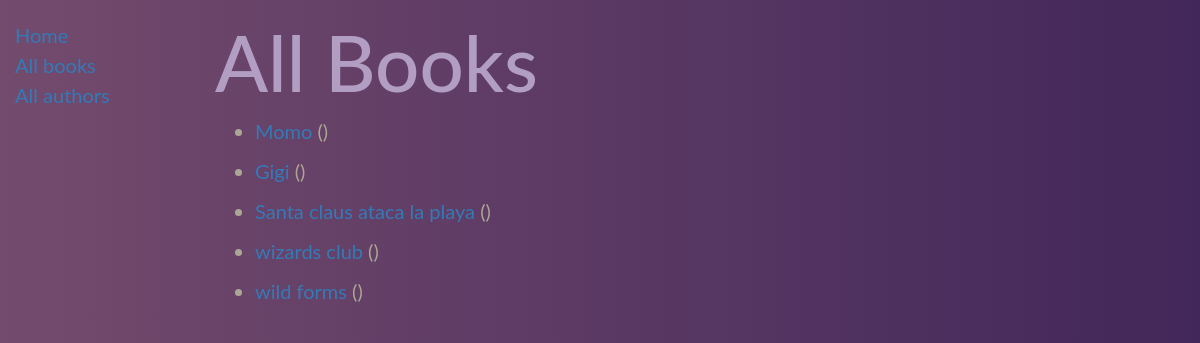
The page /catalog/book/all on the database its author committed.
### catalog/models/book.py (models this page shows, shortened)
class Book(models.Model):
    title = models.CharField(max_length=200)
    author_book = models.ForeignKey('Author', on_delete=models.SET_NULL, null=True, blank= False)
    summary = models.TextField(max_length=1000, help_text="Ingrese una breve descripción del libro")
    isbn = models.CharField('ISBN',max_length=13, help_text='13 Caracteres <a href="https://www.isbn-international.org/content/what-isbn">ISBN number</a>')
    genre = models.ManyToManyField(Genre, help_text="Seleccione un genero para este libro")
    def get_absolute_url(self):
        return reverse('book_detail', args=[str(self.id)])
    def display_genre(self):
        return ', '.join([ genre.name for genre in self.genre.all()[:3] ])
    display_genre.short_description = 'Genre'

### catalog/views/book.py (the view)
class Book_allListView(generic.ListView):
    model = Book
    paginate_by = 5
    context_object_name = 'all_book'   # your own name for the list as a template variable
    template_name = 'book/all_book.html'  # Specify your own template name/locati

### catalog/templates/book/all_book.html
{% extends "base_generic_list.html" %}
{% block content %}
  <h1>All Books</h1>
  {% if all_book %}
    <ul>
    {% for book in all_book %}
      <li>
        <p><a href="{{ book.get_absolute_url }}">{{ book.title }}</a> ({{book.author}})</p>
      </li>
    {% endfor %}
    </ul>
  {% else %}
    <p>There are no books in the library.</p>
  {% endif %}
{% endblock %}

### catalog/static/catalog/style_list.css (style rules this page uses)
body, head { background-image: linear-gradient(to left,#42275a, #734b6d); }
body { font-size: 20px; font-family: 'Lato', sans-serif; color:rgb(172, 167, 148); line-height: 1.5; }
h1 { font-size: 78px; color:hsl(273, 24%, 69%); }
a { text-decoration:none; }

### rows shown on the page
Book: title "Momo"
Book: title "Gigi"
Book: title "Santa claus ataca la playa"
Book: title "wizards club"
Book: title "wild forms"
